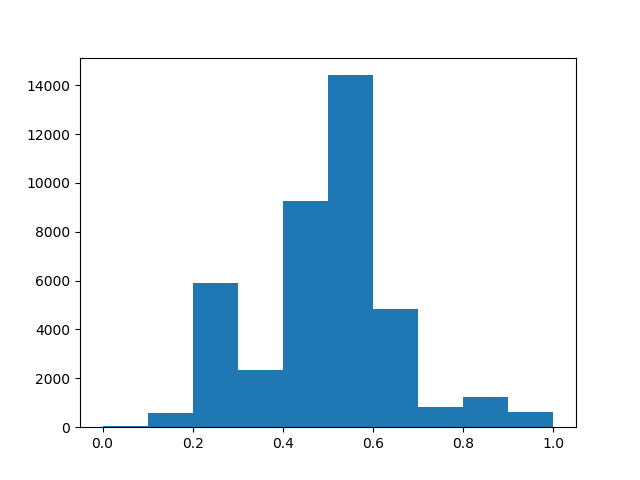

This chart was generated by the following Python code:
#!/usr/bin/env python

"""

Usage: ./afplot.py <af.info.txt> <af.png>

ftp://210.218.217.24/Store/BioTools/vcftools_0.1.11/website/src/options.inc 

--get-INFO <string>

This option is used to extract information from the INFO field in the VCF file. The <string> argument specifies the INFO tag to be extracted, and the option can be used multiple times in order to extract multiple INFO entries. The resulting file, with suffix '.INFO', contains the required INFO information in a tab-separated table. For example, to extract the NS and DB flags, one would use the command: 

"""

import sys
import pandas as pd
import matplotlib.pyplot as plt
import numpy as np

df = pd.read_csv(sys.argv[1], sep="\t")

af_list = []

for item in df["AF"]:
    if "," in item:
        stupid = item
        duh = stupid.split(",")
        for x in duh:
            #if x not in af_list:
            af_list.append(float(x))
    else:
        af_list.append(float(item))       
#af_list.sort()            
                
# for af in af_list:
#     print af
x = af_list
# minimum = np.min(x)
# maximum = np.max(x)

plt.figure()
plt.hist(x, bins=10, range=(min(x), max(x)))
#plt.hist(x, bins=0.1, range=[0,1])
#plt.savefig("afplot.png")
plt.savefig(sys.argv[2] + ".png")
plt.close()   
                
#df = df.sort_values(by="AF", ascending=True)
#
# af_list = []
#
# for item in df["AF"]:
#     if "," in item:
#         stupid = item
#         duh = stupid.split(",")
#         for x in duh:
#             if x not in af_list:
#                 af_list.append(x)
#     else:
#         af_list.append(item)
# # af_list.sort()
# # for a in af_list:
# #     print a
#
# #print af_list
# af_values = []
#
# for m in af_list:
#     if m not in af_values:
#         af_values.append(m)
#     else:
#         continue
#
# af_values.sort()
#
# af_array = []
# for u in af_values:
#     count = 0
#     for e in df["AF"]:
#         if e == u:
#             count = count + 1
#         else:
#             continue
#     tup = (u, count)
#     af_array.append(tup)
#
# # for v in af_array:
# #     print v
#
# af_df = pd.DataFrame(af_array, columns=['AF value', 'AF count'])
#
# af_df.to_csv("af.csv", sep='\t')
# # x = af_df['AF value']
# # y = af_df['AF count']
#
# # print af_df
#
# # plt.figure()
# # plt.hist( af_array, bins=10, range=[0,500000000])
# # plt.savefig( sys.argv[2] + ".png" )
# # plt.close()
# # plt.xlabel('AF value')
# # plt.ylabel('AF count')
# # plt.title('Allele Frequencies in s. cerevisiae')
# # #plt.text(60, .025, r'$\mu=100,\ \sigma=15$')
# # plt.axis(0,10)
# # plt.grid(True)
# # plt.show()
# # plt.close()
#
#
#
# # print af_dict
# # af_array = []
# #
# # for z in af_dict:
# #     af = af_dict[z]
# #     for w in af:
# #         af_array.append((z,w))
# #
# # for potion in af_array:
# #     print potion
#
# # for p in af_values:
# #     print p
#
# # af_list = af_list
# # #print af_list
# # for other_item in df["AF"]:
# #     af_list.append(other_item)
# #
# # for a in af_list:
# #     print a
#
#
#
#     # if item in af_values:
# #         continue
# #     elif item not in af_values:
# #
# #             # for x in dumb:
# # #                 if item in af_values:
# # #                     continue
# # #                 else:
# # #                     af_values.append(x)
# #         else:
# #             af_values.append(item)
# #
# # af_values.sort()
# # # print af_values
# #
# # for x in af_values:
# #     print x
#
# #af_counts = pd.Series(af_values).value_counts()
# #print af_counts
#
# # af_dict = {}
# # for i in df["AF"]:
# #     count = 0
# #     if i == x in af_values:
# #         count = count + 1
# #         af_dict[int(x)] = count
# #     print af_dict
#